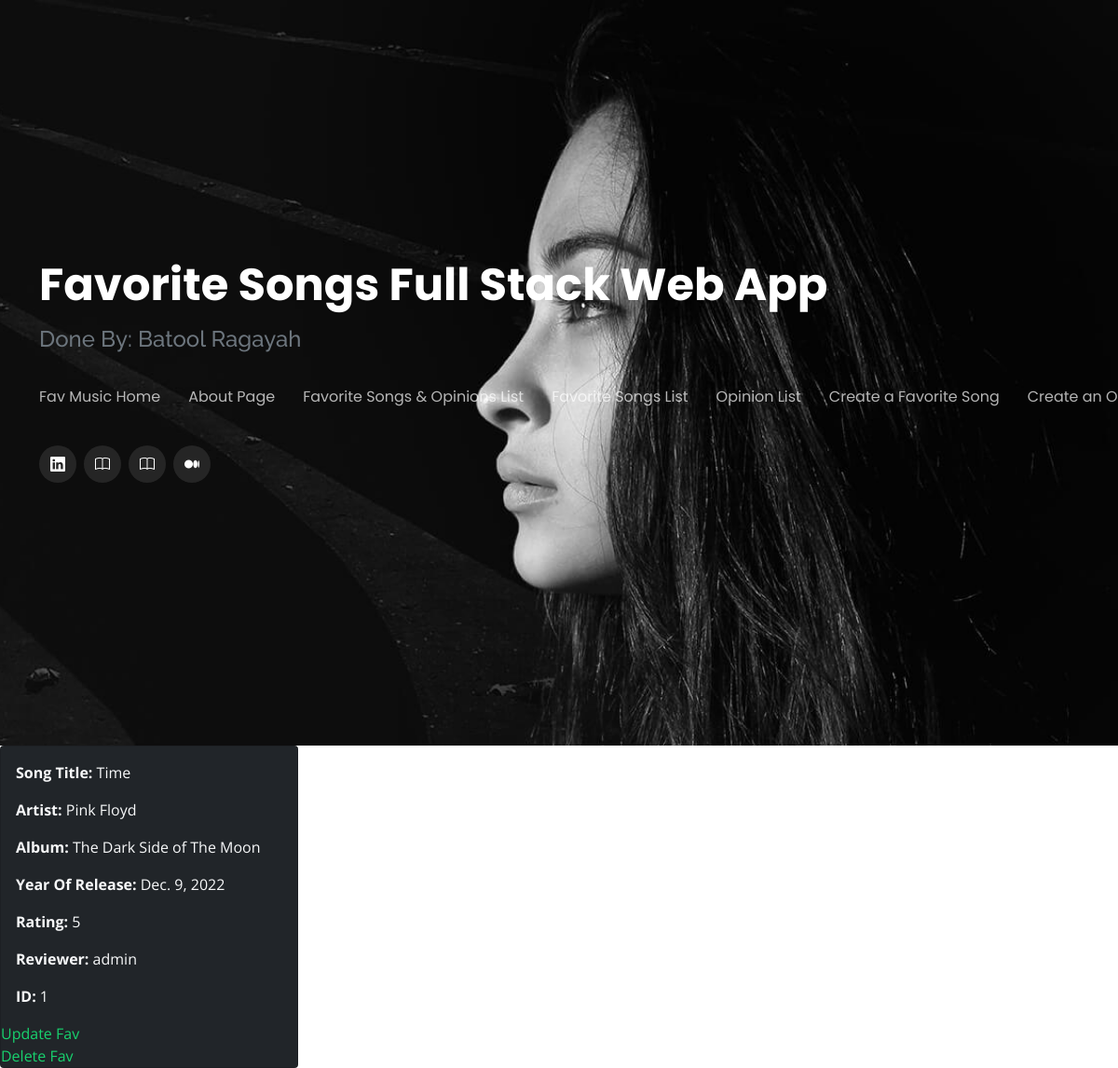
Page /fav-detail/1 on the committed database.
### favsongsapp/models.py (models this page shows, shortened)
class Fav(models.Model):
    song_title = models.CharField(max_length=100)
    artist = models.CharField(max_length=100)
    album = models.CharField(max_length=100)
    year_of_release = models.DateField()
    rating = models.IntegerField(blank=False, null=False)
    reviewer = models.ForeignKey(get_user_model(), on_delete=models.CASCADE, blank=False, null=False)

### favsongsapp/views.py (the view)
# urls.py: path("fav-detail/<int:pk>", FavDetailView.as_view(), name="fav_detail"),
class FavDetailView(DetailView):
    template_name = "favdetail.html"
    model = Fav

### templates/favdetail.html (shortened to what this page needs)
{% extends '_base.html' %}
{% block main %}
<div class="card text-light bg-dark" style="width: 20rem;">
    <div class="card-body">
      <p class="card-text"> <b> Song Title: </b> {{fav.song_title}} </p>
      <p class="card-text"> <b> Artist: </b> {{fav.artist}} </p>
      <p class="card-text"> <b> Album: </b> {{fav.album}} </p>
      <p class="card-text"> <b> Year Of Release: </b> {{fav.year_of_release}} </p>
      <p class="card-text"> <b> Rating: </b> {{fav.rating}} </p>
      <p class="card-text"> <b> Reviewer: </b> {{fav.reviewer}} </p>
      <p class="card-text"> <b> ID: </b> {{fav.id}} </p>
    </div>
    <a href="{% url 'fav_update' fav.pk %}">Update Fav</a>
    <a href="/fav-delete/{{fav.id}}">Delete Fav</a>
  </div>
{% endblock %}

### favsongsapp/static/favs/css/style.css (style rules this page uses)
body { font-family: "Open Sans", sans-serif; background-color: #040404; color: #fff; position: relative; background: transparent; }
body::before { content: ""; position: fixed; background: #040404 url("../img/bg.jpg") top right no-repeat; background-size: cover; left: 0; right: 0; top: 0; height: 100vh; z-index: -1; }
@media (min-width: 1024px) { body::before { background-attachment: fixed; } }
a { color: #18d26e; text-decoration: none; }

### rows in the picture
Fav: song_title "Time", artist "Pink Floyd", album "The Dark Side of The Moon", year_of_release "Dec. 9, 2022", rating "5", reviewer "admin", id "1"
